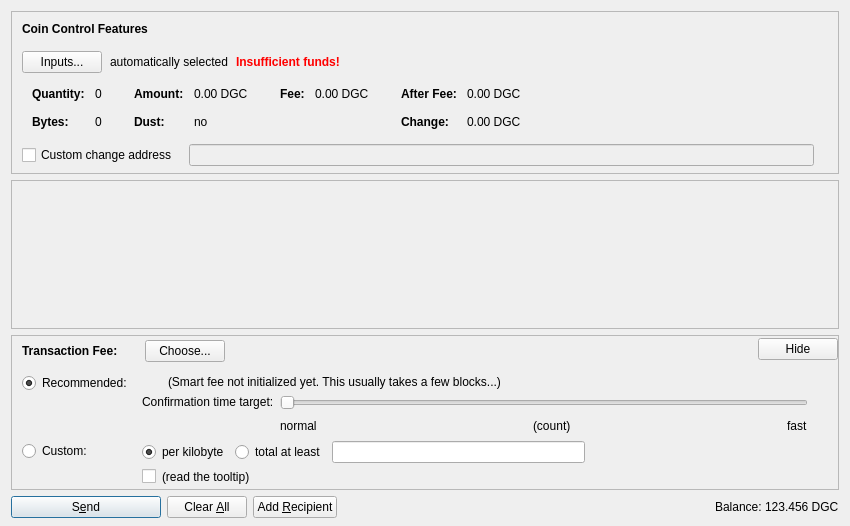
<?xml version="1.0" encoding="UTF-8"?>
<ui version="4.0">
 <class>SendCoinsDialog</class>
 <widget class="QDialog" name="SendCoinsDialog">
  <property name="geometry">
   <rect>
    <x>0</x>
    <y>0</y>
    <width>850</width>
    <height>526</height>
   </rect>
  </property>
  <property name="windowTitle">
   <string>Send Coins</string>
  </property>
  <layout class="QVBoxLayout" name="verticalLayout" stretch="0,1,0,0">
   <property name="bottomMargin">
    <number>8</number>
   </property>
   <item>
    <widget class="QFrame" name="frameCoinControl">
     <property name="sizePolicy">
      <sizepolicy hsizetype="Expanding" vsizetype="Expanding">
       <horstretch>0</horstretch>
       <verstretch>0</verstretch>
      </sizepolicy>
     </property>
     <property name="maximumSize">
      <size>
       <width>16777215</width>
       <height>16777215</height>
      </size>
     </property>
     <property name="frameShape">
      <enum>QFrame::StyledPanel</enum>
     </property>
     <property name="frameShadow">
      <enum>QFrame::Sunken</enum>
     </property>
     <layout class="QVBoxLayout" name="verticalLayoutCoinControl2">
      <property name="spacing">
       <number>0</number>
      </property>
      <property name="leftMargin">
       <number>0</number>
      </property>
      <property name="topMargin">
       <number>0</number>
      </property>
      <property name="rightMargin">
       <number>0</number>
      </property>
      <property name="bottomMargin">
       <number>6</number>
      </property>
      <item>
       <layout class="QVBoxLayout" name="verticalLayoutCoinControl" stretch="0,0,0,0,1">
        <property name="spacing">
         <number>0</number>
        </property>
        <property name="leftMargin">
         <number>10</number>
        </property>
        <property name="topMargin">
         <number>10</number>
        </property>
        <item>
         <layout class="QHBoxLayout" name="horizontalLayoutCoinControl1">
          <property name="bottomMargin">
           <number>15</number>
          </property>
          <item>
           <widget class="QLabel" name="labelCoinControlFeatures">
            <property name="sizePolicy">
             <sizepolicy hsizetype="Preferred" vsizetype="Maximum">
              <horstretch>0</horstretch>
              <verstretch>0</verstretch>
             </sizepolicy>
            </property>
            <property name="font">
             <font>
              <weight>75</weight>
              <bold>true</bold>
             </font>
            </property>
            <property name="styleSheet">
             <string notr="true">font-weight:bold;</string>
            </property>
            <property name="text">
             <string>Coin Control Features</string>
            </property>
           </widget>
          </item>
         </layout>
        </item>
        <item>
         <layout class="QHBoxLayout" name="horizontalLayoutCoinControl2" stretch="0,0,0,0">
          <property name="spacing">
           <number>8</number>
          </property>
          <property name="bottomMargin">
           <number>10</number>
          </property>
          <item>
           <widget class="QPushButton" name="pushButtonCoinControl">
            <property name="styleSheet">
             <string notr="true"/>
            </property>
            <property name="text">
             <string>Inputs...</string>
            </property>
            <property name="autoDefault">
             <bool>false</bool>
            </property>
           </widget>
          </item>
          <item>
           <widget class="QLabel" name="labelCoinControlAutomaticallySelected">
            <property name="text">
             <string>automatically selected</string>
            </property>
            <property name="margin">
             <number>5</number>
            </property>
           </widget>
          </item>
          <item>
           <widget class="QLabel" name="labelCoinControlInsuffFunds">
            <property name="font">
             <font>
              <weight>75</weight>
              <bold>true</bold>
             </font>
            </property>
            <property name="styleSheet">
             <string notr="true">color:red;font-weight:bold;</string>
            </property>
            <property name="text">
             <string>Insufficient funds!</string>
            </property>
            <property name="margin">
             <number>5</number>
            </property>
           </widget>
          </item>
          <item>
           <spacer name="horizontalSpacerCoinControl">
            <property name="orientation">
             <enum>Qt::Horizontal</enum>
            </property>
            <property name="sizeHint" stdset="0">
             <size>
              <width>40</width>
              <height>1</height>
             </size>
            </property>
           </spacer>
          </item>
         </layout>
        </item>
        <item>
         <widget class="QWidget" name="widgetCoinControl" native="true">
          <property name="sizePolicy">
           <sizepolicy hsizetype="Preferred" vsizetype="Preferred">
            <horstretch>0</horstretch>
            <verstretch>0</verstretch>
           </sizepolicy>
          </property>
          <property name="minimumSize">
           <size>
            <width>0</width>
            <height>0</height>
           </size>
          </property>
          <property name="styleSheet">
           <string notr="true"/>
          </property>
          <layout class="QHBoxLayout" name="horizontalLayoutCoinControl5">
           <property name="leftMargin">
            <number>0</number>
           </property>
           <property name="topMargin">
            <number>0</number>
           </property>
           <property name="rightMargin">
            <number>0</number>
           </property>
           <property name="bottomMargin">
            <number>0</number>
           </property>
           <item>
            <layout class="QHBoxLayout" name="horizontalLayoutCoinControl3" stretch="0,0,0,1">
             <property name="spacing">
              <number>20</number>
             </property>
             <property name="topMargin">
              <number>0</number>
             </property>
             <property name="bottomMargin">
              <number>10</number>
             </property>
             <item>
              <layout class="QFormLayout" name="formLayoutCoinControl1">
               <property name="horizontalSpacing">
                <number>10</number>
               </property>
               <property name="verticalSpacing">
                <number>14</number>
               </property>
               <property name="leftMargin">
                <number>10</number>
               </property>
               <property name="topMargin">
                <number>4</number>
               </property>
               <property name="rightMargin">
                <number>6</number>
               </property>
               <item row="0" column="0">
                <widget class="QLabel" name="labelCoinControlQuantityText">
                 <property name="font">
                  <font>
                   <weight>75</weight>
                   <bold>true</bold>
                  </font>
                 </property>
                 <property name="text">
                  <string>Quantity:</string>
                 </property>
                 <property name="margin">
                  <number>0</number>
                 </property>
                </widget>
               </item>
               <item row="0" column="1">
                <widget class="QLabel" name="labelCoinControlQuantity">
                 <property name="cursor">
                  <cursorShape>IBeamCursor</cursorShape>
                 </property>
                 <property name="contextMenuPolicy">
                  <enum>Qt::ActionsContextMenu</enum>
                 </property>
                 <property name="text">
                  <string notr="true">0</string>
                 </property>
                 <property name="margin">
                  <number>0</number>
                 </property>
                 <property name="textInteractionFlags">
                  <set>Qt::LinksAccessibleByMouse|Qt::TextSelectableByKeyboard|Qt::TextSelectableByMouse</set>
                 </property>
                </widget>
               </item>
               <item row="1" column="0">
                <widget class="QLabel" name="labelCoinControlBytesText">
                 <property name="font">
                  <font>
                   <weight>75</weight>
                   <bold>true</bold>
                  </font>
                 </property>
                 <property name="text">
                  <string>Bytes:</string>
                 </property>
                </widget>
               </item>
               <item row="1" column="1">
                <widget class="QLabel" name="labelCoinControlBytes">
                 <property name="cursor">
                  <cursorShape>IBeamCursor</cursorShape>
                 </property>
                 <property name="contextMenuPolicy">
                  <enum>Qt::ActionsContextMenu</enum>
                 </property>
                 <property name="text">
                  <string notr="true">0</string>
                 </property>
                 <property name="textInteractionFlags">
                  <set>Qt::LinksAccessibleByMouse|Qt::TextSelectableByKeyboard|Qt::TextSelectableByMouse</set>
                 </property>
                </widget>
               </item>
              </layout>
             </item>
             <item>
              <layout class="QFormLayout" name="formLayoutCoinControl2">
               <property name="horizontalSpacing">
                <number>10</number>
               </property>
               <property name="verticalSpacing">
                <number>14</number>
               </property>
               <property name="leftMargin">
                <number>6</number>
               </property>
               <property name="topMargin">
                <number>4</number>
               </property>
               <property name="rightMargin">
                <number>6</number>
               </property>
               <item row="0" column="0">
                <widget class="QLabel" name="labelCoinControlAmountText">
                 <property name="font">
                  <font>
                   <weight>75</weight>
                   <bold>true</bold>
                  </font>
                 </property>
                 <property name="text">
                  <string>Amount:</string>
                 </property>
                 <property name="margin">
                  <number>0</number>
                 </property>
                </widget>
               </item>
               <item row="0" column="1">
                <widget class="QLabel" name="labelCoinControlAmount">
                 <property name="cursor">
                  <cursorShape>IBeamCursor</cursorShape>
                 </property>
                 <property name="contextMenuPolicy">
                  <enum>Qt::ActionsContextMenu</enum>
                 </property>
                 <property name="text">
                  <string notr="true">0.00 DGC</string>
                 </property>
                 <property name="textInteractionFlags">
                  <set>Qt::LinksAccessibleByMouse|Qt::TextSelectableByKeyboard|Qt::TextSelectableByMouse</set>
                 </property>
                </widget>
               </item>
               <item row="1" column="0">
                <widget class="QLabel" name="labelCoinControlLowOutputText">
                 <property name="font">
                  <font>
                   <weight>75</weight>
                   <bold>true</bold>
                  </font>
                 </property>
                 <property name="text">
                  <string>Dust:</string>
                 </property>
                </widget>
               </item>
               <item row="1" column="1">
                <widget class="QLabel" name="labelCoinControlLowOutput">
                 <property name="cursor">
                  <cursorShape>IBeamCursor</cursorShape>
                 </property>
                 <property name="contextMenuPolicy">
                  <enum>Qt::ActionsContextMenu</enum>
                 </property>
                 <property name="text">
                  <string notr="true">no</string>
                 </property>
                 <property name="textInteractionFlags">
                  <set>Qt::LinksAccessibleByMouse|Qt::TextSelectableByKeyboard|Qt::TextSelectableByMouse</set>
                 </property>
                </widget>
               </item>
              </layout>
             </item>
             <item>
              <layout class="QFormLayout" name="formLayoutCoinControl3">
               <property name="horizontalSpacing">
                <number>10</number>
               </property>
               <property name="verticalSpacing">
                <number>14</number>
               </property>
               <property name="leftMargin">
                <number>6</number>
               </property>
               <property name="topMargin">
                <number>4</number>
               </property>
               <property name="rightMargin">
                <number>6</number>
               </property>
               <item row="0" column="0">
                <widget class="QLabel" name="labelCoinControlFeeText">
                 <property name="font">
                  <font>
                   <weight>75</weight>
                   <bold>true</bold>
                  </font>
                 </property>
                 <property name="text">
                  <string>Fee:</string>
                 </property>
                 <property name="margin">
                  <number>0</number>
                 </property>
                </widget>
               </item>
               <item row="0" column="1">
                <widget class="QLabel" name="labelCoinControlFee">
                 <property name="cursor">
                  <cursorShape>IBeamCursor</cursorShape>
                 </property>
                 <property name="contextMenuPolicy">
                  <enum>Qt::ActionsContextMenu</enum>
                 </property>
                 <property name="text">
                  <string notr="true">0.00 DGC</string>
                 </property>
                 <property name="textInteractionFlags">
                  <set>Qt::LinksAccessibleByMouse|Qt::TextSelectableByKeyboard|Qt::TextSelectableByMouse</set>
                 </property>
                </widget>
               </item>
              </layout>
             </item>
             <item>
              <layout class="QFormLayout" name="formLayoutCoinControl4">
               <property name="horizontalSpacing">
                <number>10</number>
               </property>
               <property name="verticalSpacing">
                <number>14</number>
               </property>
               <property name="leftMargin">
                <number>6</number>
               </property>
               <property name="topMargin">
                <number>4</number>
               </property>
               <property name="rightMargin">
                <number>6</number>
               </property>
               <item row="0" column="0">
                <widget class="QLabel" name="labelCoinControlAfterFeeText">
                 <property name="font">
                  <font>
                   <weight>75</weight>
                   <bold>true</bold>
                  </font>
                 </property>
                 <property name="text">
                  <string>After Fee:</string>
                 </property>
                 <property name="margin">
                  <number>0</number>
                 </property>
                </widget>
               </item>
               <item row="0" column="1">
                <widget class="QLabel" name="labelCoinControlAfterFee">
                 <property name="cursor">
                  <cursorShape>IBeamCursor</cursorShape>
                 </property>
                 <property name="contextMenuPolicy">
                  <enum>Qt::ActionsContextMenu</enum>
                 </property>
                 <property name="text">
                  <string notr="true">0.00 DGC</string>
                 </property>
                 <property name="textInteractionFlags">
                  <set>Qt::LinksAccessibleByMouse|Qt::TextSelectableByKeyboard|Qt::TextSelectableByMouse</set>
                 </property>
                </widget>
               </item>
               <item row="1" column="0">
                <widget class="QLabel" name="labelCoinControlChangeText">
                 <property name="font">
                  <font>
                   <weight>75</weight>
                   <bold>true</bold>
                  </font>
                 </property>
                 <property name="text">
                  <string>Change:</string>
                 </property>
                </widget>
               </item>
               <item row="1" column="1">
                <widget class="QLabel" name="labelCoinControlChange">
                 <property name="cursor">
                  <cursorShape>IBeamCursor</cursorShape>
                 </property>
                 <property name="contextMenuPolicy">
                  <enum>Qt::ActionsContextMenu</enum>
                 </property>
                 <property name="text">
                  <string notr="true">0.00 DGC</string>
                 </property>
                 <property name="textInteractionFlags">
                  <set>Qt::LinksAccessibleByMouse|Qt::TextSelectableByKeyboard|Qt::TextSelectableByMouse</set>
                 </property>
                </widget>
               </item>
              </layout>
             </item>
            </layout>
           </item>
          </layout>
         </widget>
        </item>
        <item>
         <layout class="QHBoxLayout" name="horizontalLayoutCoinControl4" stretch="0,0,0">
          <property name="spacing">
           <number>12</number>
          </property>
          <property name="sizeConstraint">
           <enum>QLayout::SetDefaultConstraint</enum>
          </property>
          <property name="topMargin">
           <number>5</number>
          </property>
          <property name="rightMargin">
           <number>5</number>
          </property>
          <item>
           <widget class="QCheckBox" name="checkBoxCoinControlChange">
            <property name="toolTip">
             <string>If this is activated, but the change address is empty or invalid, change will be sent to a newly generated address.</string>
            </property>
            <property name="text">
             <string>Custom change address</string>
            </property>
           </widget>
          </item>
          <item>
           <widget class="QValidatedLineEdit" name="lineEditCoinControlChange">
            <property name="enabled">
             <bool>false</bool>
            </property>
            <property name="sizePolicy">
             <sizepolicy hsizetype="Expanding" vsizetype="Fixed">
              <horstretch>0</horstretch>
              <verstretch>0</verstretch>
             </sizepolicy>
            </property>
           </widget>
          </item>
          <item>
           <widget class="QLabel" name="labelCoinControlChangeLabel">
            <property name="sizePolicy">
             <sizepolicy hsizetype="Preferred" vsizetype="Expanding">
              <horstretch>0</horstretch>
              <verstretch>0</verstretch>
             </sizepolicy>
            </property>
            <property name="minimumSize">
             <size>
              <width>0</width>
              <height>0</height>
             </size>
            </property>
            <property name="text">
             <string/>
            </property>
            <property name="margin">
             <number>3</number>
            </property>
           </widget>
          </item>
         </layout>
        </item>
        <item>
         <spacer name="verticalSpacerCoinControl">
          <property name="orientation">
           <enum>Qt::Vertical</enum>
          </property>
          <property name="sizeHint" stdset="0">
           <size>
            <width>800</width>
            <height>1</height>
           </size>
          </property>
         </spacer>
        </item>
       </layout>
      </item>
     </layout>
    </widget>
   </item>
   <item>
    <widget class="QScrollArea" name="scrollArea">
     <property name="widgetResizable">
      <bool>true</bool>
     </property>
     <widget class="QWidget" name="scrollAreaWidgetContents">
      <property name="geometry">
       <rect>
        <x>0</x>
        <y>0</y>
        <width>830</width>
        <height>104</height>
       </rect>
      </property>
      <layout class="QVBoxLayout" name="verticalLayout_2" stretch="0,1">
       <property name="leftMargin">
        <number>0</number>
       </property>
       <property name="topMargin">
        <number>0</number>
       </property>
       <property name="rightMargin">
        <number>0</number>
       </property>
       <property name="bottomMargin">
        <number>0</number>
       </property>
       <item>
        <layout class="QVBoxLayout" name="entries">
         <property name="spacing">
          <number>6</number>
         </property>
        </layout>
       </item>
       <item>
        <spacer name="verticalSpacer">
         <property name="orientation">
          <enum>Qt::Vertical</enum>
         </property>
         <property name="sizeHint" stdset="0">
          <size>
           <width>20</width>
           <height>40</height>
          </size>
         </property>
        </spacer>
       </item>
      </layout>
     </widget>
    </widget>
   </item>
   <item>
    <widget class="QFrame" name="frameFee">
     <property name="sizePolicy">
      <sizepolicy hsizetype="Expanding" vsizetype="Expanding">
       <horstretch>0</horstretch>
       <verstretch>0</verstretch>
      </sizepolicy>
     </property>
     <property name="maximumSize">
      <size>
       <width>16777215</width>
       <height>16777215</height>
      </size>
     </property>
     <property name="frameShape">
      <enum>QFrame::StyledPanel</enum>
     </property>
     <property name="frameShadow">
      <enum>QFrame::Sunken</enum>
     </property>
     <layout class="QVBoxLayout" name="verticalLayoutFee1">
      <property name="spacing">
       <number>0</number>
      </property>
      <property name="leftMargin">
       <number>0</number>
      </property>
      <property name="topMargin">
       <number>0</number>
      </property>
      <property name="rightMargin">
       <number>0</number>
      </property>
      <property name="bottomMargin">
       <number>0</number>
      </property>
      <item>
       <layout class="QVBoxLayout" name="verticalLayoutFee2" stretch="0,0,0">
        <property name="spacing">
         <number>0</number>
        </property>
        <property name="leftMargin">
         <number>10</number>
        </property>
        <property name="topMargin">
         <number>0</number>
        </property>
        <item>
         <layout class="QHBoxLayout" name="horizontalLayoutFee1">
          <property name="bottomMargin">
           <number>0</number>
          </property>
          <item>
           <layout class="QVBoxLayout" name="verticalLayoutFee7">
            <property name="spacing">
             <number>0</number>
            </property>
            <item>
             <spacer name="verticalSpacerSmartFee">
              <property name="orientation">
               <enum>Qt::Vertical</enum>
              </property>
              <property name="sizeType">
               <enum>QSizePolicy::Fixed</enum>
              </property>
              <property name="sizeHint" stdset="0">
               <size>
                <width>1</width>
                <height>4</height>
               </size>
              </property>
             </spacer>
            </item>
            <item>
             <layout class="QHBoxLayout" name="horizontalLayoutSmartFee">
              <property name="spacing">
               <number>10</number>
              </property>
              <item>
               <widget class="QLabel" name="labelFeeHeadline">
                <property name="sizePolicy">
                 <sizepolicy hsizetype="Preferred" vsizetype="Maximum">
                  <horstretch>0</horstretch>
                  <verstretch>0</verstretch>
                 </sizepolicy>
                </property>
                <property name="font">
                 <font>
                  <weight>75</weight>
                  <bold>true</bold>
                 </font>
                </property>
                <property name="styleSheet">
                 <string notr="true">font-weight:bold;</string>
                </property>
                <property name="text">
                 <string>Transaction Fee:</string>
                </property>
               </widget>
              </item>
              <item>
               <widget class="QLabel" name="labelFeeMinimized">
                <property name="text">
                 <string/>
                </property>
               </widget>
              </item>
              <item>
               <widget class="QPushButton" name="buttonChooseFee">
                <property name="text">
                 <string>Choose...</string>
                </property>
               </widget>
              </item>
             </layout>
            </item>
            <item>
             <spacer name="verticalSpacer_5">
              <property name="orientation">
               <enum>Qt::Vertical</enum>
              </property>
              <property name="sizeHint" stdset="0">
               <size>
                <width>1</width>
                <height>1</height>
               </size>
              </property>
             </spacer>
            </item>
           </layout>
          </item>
          <item>
           <spacer name="horizontalSpacer_4">
            <property name="orientation">
             <enum>Qt::Horizontal</enum>
            </property>
            <property name="sizeHint" stdset="0">
             <size>
              <width>40</width>
              <height>20</height>
             </size>
            </property>
           </spacer>
          </item>
          <item>
           <widget class="QPushButton" name="buttonMinimizeFee">
            <property name="toolTip">
             <string>collapse fee-settings</string>
            </property>
            <property name="text">
             <string>Hide</string>
            </property>
           </widget>
          </item>
         </layout>
        </item>
        <item>
         <widget class="QFrame" name="frameFeeSelection">
          <layout class="QVBoxLayout" name="verticalLayoutFee12">
           <property name="spacing">
            <number>0</number>
           </property>
           <property name="leftMargin">
            <number>0</number>
           </property>
           <property name="topMargin">
            <number>0</number>
           </property>
           <property name="rightMargin">
            <number>0</number>
           </property>
           <property name="bottomMargin">
            <number>0</number>
           </property>
           <item>
            <layout class="QGridLayout" name="gridLayoutFee">
             <property name="topMargin">
              <number>10</number>
             </property>
             <property name="bottomMargin">
              <number>4</number>
             </property>
             <property name="horizontalSpacing">
              <number>10</number>
             </property>
             <property name="verticalSpacing">
              <number>4</number>
             </property>
             <item row="1" column="1">
              <layout class="QVBoxLayout" name="verticalLayoutFee8">
               <property name="spacing">
                <number>6</number>
               </property>
               <item>
                <layout class="QHBoxLayout" name="horizontalLayoutFee13">
                 <item>
                  <widget class="QRadioButton" name="radioCustomPerKilobyte">
                   <property name="toolTip">
                    <string>If the custom fee is set to 1000 satoshis and the transaction is only 250 bytes, then &quot;per kilobyte&quot; only pays 250 satoshis in fee, while &quot;total at least&quot; pays 1000 satoshis. For transactions bigger than a kilobyte both pay by kilobyte.</string>
                   </property>
                   <property name="text">
                    <string>per kilobyte</string>
                   </property>
                   <property name="checked">
                    <bool>true</bool>
                   </property>
                   <attribute name="buttonGroup">
                    <string notr="true">groupCustomFee</string>
                   </attribute>
                  </widget>
                 </item>
                 <item>
                  <widget class="QRadioButton" name="radioCustomAtLeast">
                   <property name="toolTip">
                    <string>If the custom fee is set to 1000 satoshis and the transaction is only 250 bytes, then &quot;per kilobyte&quot; only pays 250 satoshis in fee, while &quot;total at least&quot; pays 1000 satoshis. For transactions bigger than a kilobyte both pay by kilobyte.</string>
                   </property>
                   <property name="text">
                    <string>total at least</string>
                   </property>
                   <attribute name="buttonGroup">
                    <string notr="true">groupCustomFee</string>
                   </attribute>
                  </widget>
                 </item>
                 <item>
                  <widget class="BitcoinAmountField" name="customFee"/>
                 </item>
                 <item>
                  <spacer name="horizontalSpacer_6">
                   <property name="orientation">
                    <enum>Qt::Horizontal</enum>
                   </property>
                   <property name="sizeHint" stdset="0">
                    <size>
                     <width>1</width>
                     <height>1</height>
                    </size>
                   </property>
                  </spacer>
                 </item>
                </layout>
               </item>
               <item>
                <layout class="QHBoxLayout" name="horizontalLayoutFee8">
                 <item>
                  <widget class="QCheckBox" name="checkBoxMinimumFee">
                   <property name="toolTip">
                    <string>Paying only the minimum fee is just fine as long as there is less transaction volume than space in the blocks. But be aware that this can end up in a never confirming transaction once there is more demand for digitalgoldcoin transactions than the network can process.</string>
                   </property>
                   <property name="text">
                    <string/>
                   </property>
                  </widget>
                 </item>
                 <item>
                  <widget class="QLabel" name="labelMinFeeWarning">
                   <property name="enabled">
                    <bool>true</bool>
                   </property>
                   <property name="toolTip">
                    <string>Paying only the minimum fee is just fine as long as there is less transaction volume than space in the blocks. But be aware that this can end up in a never confirming transaction once there is more demand for digitalgoldcoin transactions than the network can process.</string>
                   </property>
                   <property name="text">
                    <string>(read the tooltip)</string>
                   </property>
                   <property name="margin">
                    <number>5</number>
                   </property>
                  </widget>
                 </item>
                 <item>
                  <spacer name="horizontalSpacer_2">
                   <property name="orientation">
                    <enum>Qt::Horizontal</enum>
                   </property>
                   <property name="sizeHint" stdset="0">
                    <size>
                     <width>1</width>
                     <height>1</height>
                    </size>
                   </property>
                  </spacer>
                 </item>
                </layout>
               </item>
              </layout>
             </item>
             <item row="0" column="0">
              <layout class="QVBoxLayout" name="verticalLayoutFee4" stretch="0,1">
               <item>
                <widget class="QRadioButton" name="radioSmartFee">
                 <property name="text">
                  <string>Recommended:</string>
                 </property>
                 <property name="checked">
                  <bool>true</bool>
                 </property>
                 <attribute name="buttonGroup">
                  <string notr="true">groupFee</string>
                 </attribute>
                </widget>
               </item>
               <item>
                <spacer name="verticalSpacer_2">
                 <property name="orientation">
                  <enum>Qt::Vertical</enum>
                 </property>
                 <property name="sizeHint" stdset="0">
                  <size>
                   <width>1</width>
                   <height>1</height>
                  </size>
                 </property>
                </spacer>
               </item>
              </layout>
             </item>
             <item row="1" column="0">
              <layout class="QVBoxLayout" name="verticalLayoutFee9" stretch="0,1">
               <item>
                <widget class="QRadioButton" name="radioCustomFee">
                 <property name="text">
                  <string>Custom:</string>
                 </property>
                 <attribute name="buttonGroup">
                  <string notr="true">groupFee</string>
                 </attribute>
                </widget>
               </item>
               <item>
                <spacer name="verticalSpacer_6">
                 <property name="orientation">
                  <enum>Qt::Vertical</enum>
                 </property>
                 <property name="sizeHint" stdset="0">
                  <size>
                   <width>1</width>
                   <height>1</height>
                  </size>
                 </property>
                </spacer>
               </item>
              </layout>
             </item>
             <item row="0" column="1">
              <layout class="QVBoxLayout" name="verticalLayoutFee3" stretch="0,0,1">
               <property name="spacing">
                <number>6</number>
               </property>
               <property name="topMargin">
                <number>2</number>
               </property>
               <item>
                <layout class="QHBoxLayout" name="horizontalLayoutFee12">
                 <item>
                  <widget class="QLabel" name="labelSmartFee">
                   <property name="text">
                    <string/>
                   </property>
                   <property name="margin">
                    <number>2</number>
                   </property>
                  </widget>
                 </item>
                 <item>
                  <widget class="QLabel" name="labelFeeEstimation">
                   <property name="text">
                    <string/>
                   </property>
                  </widget>
                 </item>
                 <item>
                  <widget class="QLabel" name="labelSmartFee2">
                   <property name="text">
                    <string>(Smart fee not initialized yet. This usually takes a few blocks...)</string>
                   </property>
                   <property name="margin">
                    <number>2</number>
                   </property>
                  </widget>
                 </item>
                 <item>
                  <spacer name="horizontalSpacer_5">
                   <property name="orientation">
                    <enum>Qt::Horizontal</enum>
                   </property>
                   <property name="sizeHint" stdset="0">
                    <size>
                     <width>1</width>
                     <height>1</height>
                    </size>
                   </property>
                  </spacer>
                 </item>
                </layout>
               </item>
               <item>
                <layout class="QHBoxLayout" name="horizontalLayoutFee9">
                 <item>
                  <layout class="QVBoxLayout" name="verticalLayoutFee6">
                   <item>
                    <widget class="QLabel" name="labelSmartFee3">
                     <property name="text">
                      <string>Confirmation time target:</string>
                     </property>
                     <property name="margin">
                      <number>2</number>
                     </property>
                    </widget>
                   </item>
                   <item>
                    <spacer name="verticalSpacer_3">
                     <property name="orientation">
                      <enum>Qt::Vertical</enum>
                     </property>
                     <property name="sizeHint" stdset="0">
                      <size>
                       <width>1</width>
                       <height>1</height>
                      </size>
                     </property>
                    </spacer>
                   </item>
                  </layout>
                 </item>
                 <item>
                  <layout class="QVBoxLayout" name="verticalLayoutFee5">
                   <property name="rightMargin">
                    <number>30</number>
                   </property>
                   <item>
                    <widget class="QSlider" name="sliderSmartFee">
                     <property name="minimum">
                      <number>0</number>
                     </property>
                     <property name="maximum">
                      <number>23</number>
                     </property>
                     <property name="pageStep">
                      <number>1</number>
                     </property>
                     <property name="value">
                      <number>0</number>
                     </property>
                     <property name="orientation">
                      <enum>Qt::Horizontal</enum>
                     </property>
                     <property name="invertedAppearance">
                      <bool>false</bool>
                     </property>
                     <property name="invertedControls">
                      <bool>false</bool>
                     </property>
                     <property name="tickPosition">
                      <enum>QSlider::NoTicks</enum>
                     </property>
                    </widget>
                   </item>
                   <item>
                    <layout class="QHBoxLayout" name="horizontalLayoutFee10">
                     <item>
                      <widget class="QLabel" name="labelSmartFeeNormal">
                       <property name="text">
                        <string>normal</string>
                       </property>
                      </widget>
                     </item>
                     <item>
                      <spacer name="horizontalSpacer_7">
                       <property name="orientation">
                        <enum>Qt::Horizontal</enum>
                       </property>
                       <property name="sizeHint" stdset="0">
                        <size>
                         <width>40</width>
                         <height>20</height>
                        </size>
                       </property>
                      </spacer>
                     </item>
                     <item>
                      <widget class="QLabel" name="confirmationTargetLabel">
                       <property name="text">
                        <string notr="true">(count)</string>
                       </property>
                      </widget>
                     </item>
                     <item>
                      <spacer name="horizontalSpacer_3">
                       <property name="orientation">
                        <enum>Qt::Horizontal</enum>
                       </property>
                       <property name="sizeHint" stdset="0">
                        <size>
                         <width>40</width>
                         <height>20</height>
                        </size>
                       </property>
                      </spacer>
                     </item>
                     <item>
                      <widget class="QLabel" name="labelSmartFeeFast">
                       <property name="text">
                        <string>fast</string>
                       </property>
                      </widget>
                     </item>
                    </layout>
                   </item>
                  </layout>
                 </item>
                </layout>
               </item>
               <item>
                <spacer name="verticalSpacer_4">
                 <property name="orientation">
                  <enum>Qt::Vertical</enum>
                 </property>
                 <property name="sizeHint" stdset="0">
                  <size>
                   <width>1</width>
                   <height>1</height>
                  </size>
                 </property>
                </spacer>
               </item>
              </layout>
             </item>
            </layout>
           </item>
          </layout>
         </widget>
        </item>
        <item>
         <spacer name="verticalSpacerFee">
          <property name="orientation">
           <enum>Qt::Vertical</enum>
          </property>
          <property name="sizeHint" stdset="0">
           <size>
            <width>800</width>
            <height>1</height>
           </size>
          </property>
         </spacer>
        </item>
       </layout>
      </item>
     </layout>
    </widget>
   </item>
   <item>
    <layout class="QHBoxLayout" name="horizontalLayout">
     <item>
      <widget class="QPushButton" name="sendButton">
       <property name="minimumSize">
        <size>
         <width>150</width>
         <height>0</height>
        </size>
       </property>
       <property name="toolTip">
        <string>Confirm the send action</string>
       </property>
       <property name="text">
        <string>S&amp;end</string>
       </property>
       <property name="icon">
        <iconset resource="../bitcoin.qrc">
         <normaloff>:/icons/send</normaloff>:/icons/send</iconset>
       </property>
       <property name="autoDefault">
        <bool>false</bool>
       </property>
       <property name="default">
        <bool>true</bool>
       </property>
      </widget>
     </item>
     <item>
      <widget class="QPushButton" name="clearButton">
       <property name="sizePolicy">
        <sizepolicy hsizetype="Minimum" vsizetype="Fixed">
         <horstretch>0</horstretch>
         <verstretch>0</verstretch>
        </sizepolicy>
       </property>
       <property name="toolTip">
        <string>Clear all fields of the form.</string>
       </property>
       <property name="text">
        <string>Clear &amp;All</string>
       </property>
       <property name="icon">
        <iconset resource="../bitcoin.qrc">
         <normaloff>:/icons/remove</normaloff>:/icons/remove</iconset>
       </property>
       <property name="autoDefault">
        <bool>false</bool>
       </property>
      </widget>
     </item>
     <item>
      <widget class="QPushButton" name="addButton">
       <property name="toolTip">
        <string>Send to multiple recipients at once</string>
       </property>
       <property name="text">
        <string>Add &amp;Recipient</string>
       </property>
       <property name="icon">
        <iconset resource="../bitcoin.qrc">
         <normaloff>:/icons/add</normaloff>:/icons/add</iconset>
       </property>
       <property name="autoDefault">
        <bool>false</bool>
       </property>
      </widget>
     </item>
     <item>
      <spacer name="horizontalSpacer">
       <property name="orientation">
        <enum>Qt::Horizontal</enum>
       </property>
       <property name="sizeHint" stdset="0">
        <size>
         <width>40</width>
         <height>20</height>
        </size>
       </property>
      </spacer>
     </item>
     <item>
      <layout class="QHBoxLayout" name="horizontalLayout_2">
       <property name="spacing">
        <number>3</number>
       </property>
       <item>
        <widget class="QLabel" name="label">
         <property name="sizePolicy">
          <sizepolicy hsizetype="Preferred" vsizetype="Fixed">
           <horstretch>0</horstretch>
           <verstretch>0</verstretch>
          </sizepolicy>
         </property>
         <property name="text">
          <string>Balance:</string>
         </property>
        </widget>
       </item>
       <item>
        <widget class="QLabel" name="labelBalance">
         <property name="sizePolicy">
          <sizepolicy hsizetype="Preferred" vsizetype="Fixed">
           <horstretch>0</horstretch>
           <verstretch>0</verstretch>
          </sizepolicy>
         </property>
         <property name="cursor">
          <cursorShape>IBeamCursor</cursorShape>
         </property>
         <property name="text">
          <string notr="true">123.456 DGC</string>
         </property>
         <property name="textInteractionFlags">
          <set>Qt::LinksAccessibleByMouse|Qt::TextSelectableByKeyboard|Qt::TextSelectableByMouse</set>
         </property>
        </widget>
       </item>
      </layout>
     </item>
    </layout>
   </item>
  </layout>
 </widget>
 <customwidgets>
  <customwidget>
   <class>QValidatedLineEdit</class>
   <extends>QLineEdit</extends>
   <header>qvalidatedlineedit.h</header>
  </customwidget>
  <customwidget>
   <class>BitcoinAmountField</class>
   <extends>QLineEdit</extends>
   <header>bitcoinamountfield.h</header>
   <container>1</container>
  </customwidget>
 </customwidgets>
 <resources>
  <include location="../bitcoin.qrc"/>
 </resources>
 <connections/>
 <buttongroups>
  <buttongroup name="groupFee"/>
  <buttongroup name="groupCustomFee"/>
 </buttongroups>
</ui>
